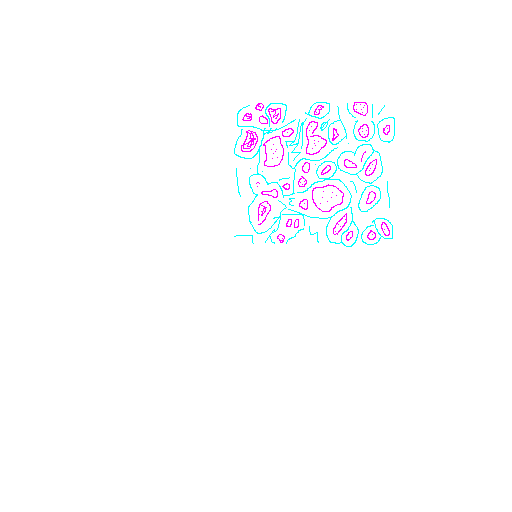
#> input picture macho/packages/dlod/data/cell-vs-noncell-manual/test/truth.00071.png, 512 x 512 px
$ python merge_x_y.py --X test/truth.00071.png --Y test/truth.00071.png --output out.png   (Python 2 division)
#> lines starting #> are read from the running program, lines starting #| are printed output that depends on the picture; after the words box and inside, x2 and y2 are one past the last pixel; in counts of white or black regions, pixels touching at a corner belong together
"""
This script combines a feature data image (denoted X) with a ground
truth label image (denoted Y) into a single numpy tensor.  The resulting
tensor will be saved to file and used later by the make_binary_dataset.py
script.
"""

__author__ = "mjp"
__copyright__ = "Copyright 2015, JHU/APL"
__license__ = "Apache 2.0"


import argparse
import numpy as np
import skimage.io


def get_args():
    parser = argparse.ArgumentParser(description="Merges feature and truth images.")

    parser.add_argument('--X', type=str,
                        dest="fileX", required=True,
                        help="The feature image file name")

    parser.add_argument('--Y', type=str,
                        dest="fileY", required=True,
                        help="The truth image file name")

    parser.add_argument('--output', type=str,
                        dest="outFile", required=True,
                        help="Output file name")

    return parser.parse_args()


if __name__ == "__main__":
    args = get_args()
    print args

    X = skimage.io.imread(args.fileX)
#> X is the input picture: shape (512, 512, 4); mean R, G, B, A 1.5, 2, 3.6, 3.6
    Y = skimage.io.imread(args.fileY)

    # X will have 1 color channel while Y should have 3
    assert(X.shape[0] == Y.shape[0])
    assert(X.shape[1] == Y.shape[1])

    # WARNING: There may be hand-annotated class labels in X (i.e. pixels
    #          with value 255 that were manually added).
    #          These could be interpolated away here; however, for now
    #          we'll let the make_binary_dataset.py script handle this.

    # Assume positive labels in channel 0 and negative labels in channel 1.
    # This was just the way I happened to color the pixels.
    Yp = np.squeeze(Y[:,:,0])
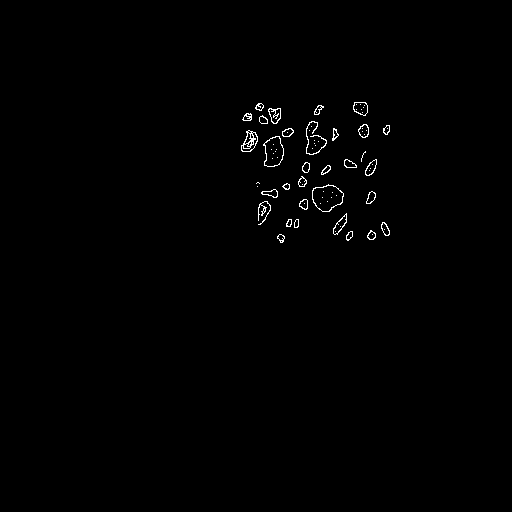
#> Yp: shape (512, 512); 0.61% white in thin lines or dots, all inside (x1, y1, x2, y2) = (241, 102, 390, 243)
    Yp[Yp==255] = 1
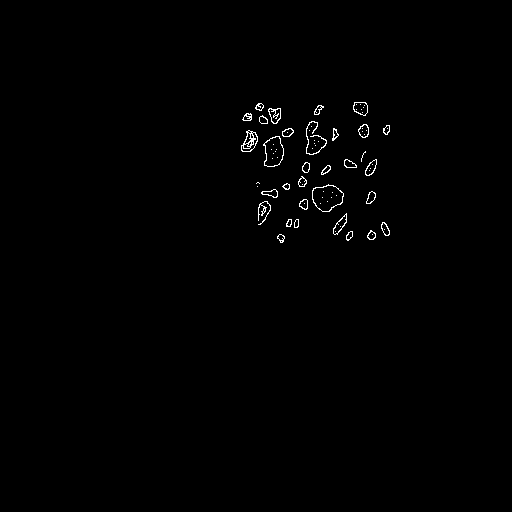
#> Yp: shape (512, 512); values 0 (black) and 1 (white), 0.61% white in thin lines or dots, all inside (x1, y1, x2, y2) = (241, 102, 390, 243)
    assert(len(np.unique(Yp)) == 2)

    Yn = np.squeeze(Y[:,:,1])
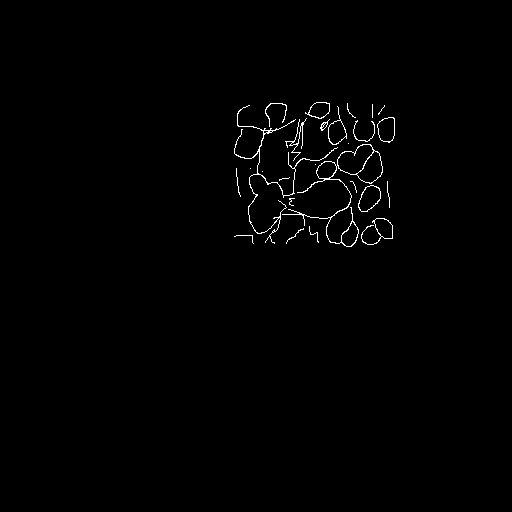
#> Yn: shape (512, 512); 0.79% white in thin lines or dots, all inside (x1, y1, x2, y2) = (234, 102, 395, 247)
    Yn[Yn==255] = 1
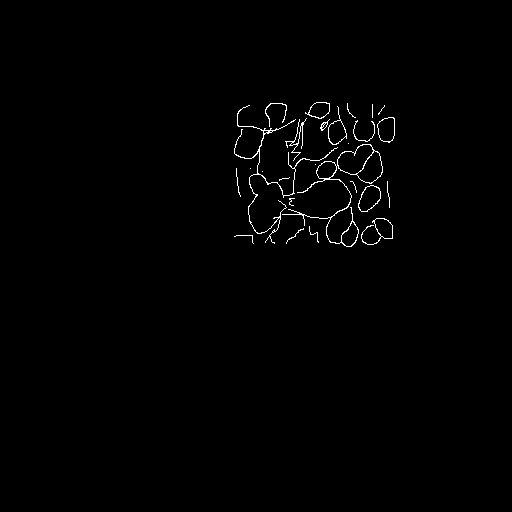
#> Yn: shape (512, 512); values 0 (black) and 1 (white), 0.79% white in thin lines or dots, all inside (x1, y1, x2, y2) = (234, 102, 395, 247)
    assert(len(np.unique(Yn)) == 2)

    # make sure class labels are disjoint
    assert(np.max(Yp+Yn) == 1)

    # package X and Y together into a single tensor
    #  0 := uplabeled pixel
    #  1 := negative class label
    #  2 := positive class label
    Z = np.ones((X.shape[0], X.shape[1], 2), dtype=np.uint8)
#> (the run stopped early here; a loop or call above may not have finished)
